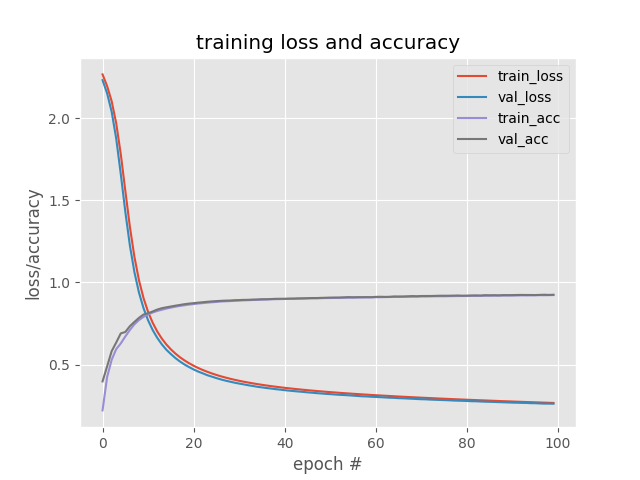

This figure's Python source:
from sklearn.preprocessing import LabelBinarizer
from sklearn.metrics import classification_report
from tensorflow.keras.models import Sequential
from tensorflow.keras.layers import Dense
from tensorflow.keras.optimizers import SGD
from tensorflow.keras.datasets import mnist
from tensorflow.keras import backend as K
import matplotlib.pyplot as plt
import numpy as np
import argparse

ap = argparse.ArgumentParser()
ap.add_argument("-o", "--output", required=True, help="path to the output loss/accuracy plot")
args = vars(ap.parse_args())

# keras.mnist dataset: 70000 records of mnist, handwritten data images
# each image has a dimension of 28x28
# trainX.shape = (60000, 28, 28)
# trainX[0].shape = (28, 28)
((trainX, trainY), (testX, testY)) = mnist.load_data()

# reshape the dataset so that each record is "flattened", suitable for neural networks
trainX = trainX.reshape((trainX.shape[0], 28*28*1))
testX = testX.reshape((testX.shape[0], 28*28*1))

trainX = trainX.astype("float32") / 255.0
testX = testX.astype("float32") / 255.0

# encode mnist labels:
lb = LabelBinarizer()
trainY = lb.fit_transform(trainY)
testY = lb.fit_transform(testY)

# network architecture:
# layer 0 (input layer) will have 784 (28 * 28 * 1) nodes, representing the pixels of the input images
# layer 3 (output layer) will have 10 nodes, representing the 10 potential outcomes (0 - 9) of the classification
model = Sequential()
model.add(Dense(256, input_shape=(784,), activation='sigmoid'))
model.add(Dense(128, activation='sigmoid'))
model.add(Dense(10, activation='softmax'))
# sigmoid functions are generally used for binary classifications;
# softmax functions are generally used for multi-class classifications

sgd = SGD(0.01)
model.compile(loss="categorical_crossentropy", optimizer=sgd, metrics=["accuracy"])
H = model.fit(trainX, trainY, validation_data=(testX, testY), epochs=100, batch_size=128)

predictions = model.predict(testX, batch_size=128)
# argmax returns the index of the array that contains the greatest value
print(classification_report(testY.argmax(axis=1), predictions.argmax(axis=1), target_names=[str(x) for x in lb.classes_]))

plt.style.use("ggplot")
plt.figure()
plt.plot(np.arange(0, 100), H.history["loss"], label="train_loss")
plt.plot(np.arange(0, 100), H.history["val_loss"], label="val_loss")
plt.plot(np.arange(0, 100), H.history["accuracy"], label="train_acc")
plt.plot(np.arange(0, 100), H.history["val_accuracy"], label="val_acc")
plt.title("training loss and accuracy")
plt.xlabel("epoch #")
plt.ylabel("loss/accuracy")
plt.legend()
plt.savefig(args["output"])
